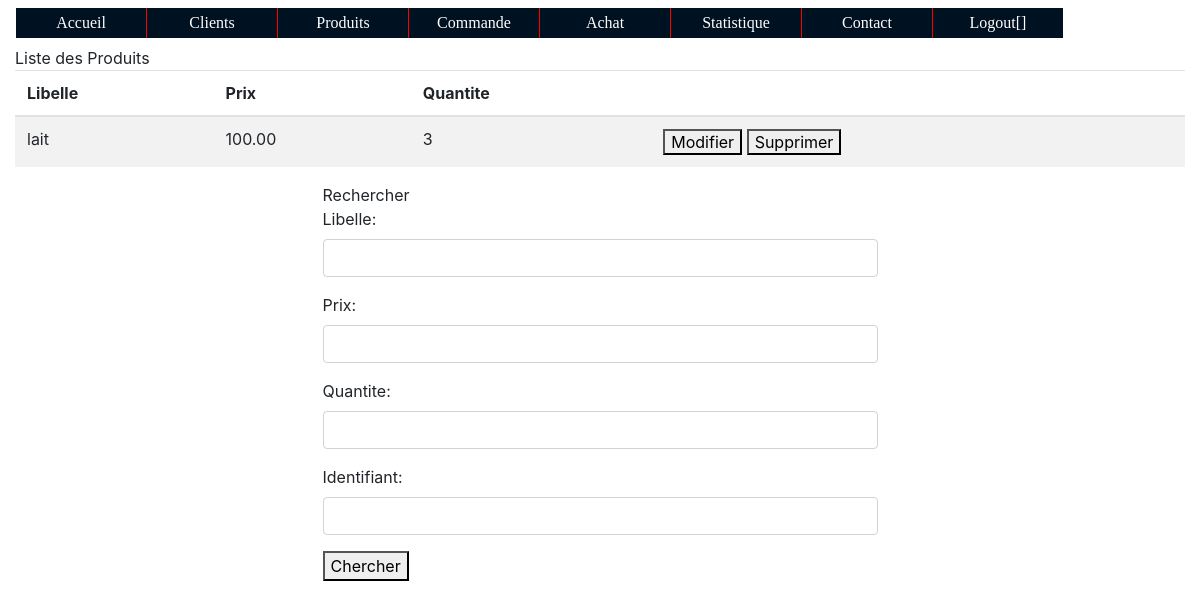
The page /produit.php?idproduit=13 (signed in) on the database its author committed.
### tables this page shows
CREATE TABLE `produit` (
  `IDPRODUIT` int(11) NOT NULL,
  `LIBELLE` char(25) NOT NULL,
  `PRIX` decimal(8,2) NOT NULL,
  `QUANTITE` int(11) NOT NULL
);

### Database.php (called while the page is built, shortened)
<?php
class Database {
	private static $PDO;
	 private static $server='localhost';
     public static $loginBdd ='root' ;
     private static $passwordPasseBdd='Msd02011995';
     private static $dataBase='gesvente';
	 private static $driver = "mysql";
     private static $char_set = "utf8";
	public function __construct() {
		self::connect();
	}
	public function connect() {
		$driver = strtoupper(self::$driver);
		switch ($driver) {
			case 'MYSQL':
				try {
					self::$PDO = new PDO('mysql:host=' . self::$server . ';dbname=' . self::$dataBase, self::$loginBdd, self::$passwordPasseBdd);
					self::$PDO->query('SET NAMES ' . self::$char_set);
					} catch (PDOException $exception) {
						die($exception->getMessage());
					}
				return self::$PDO;
			break;
		}
	}
     public function query($statement) {
		return self::$PDO->query($statement);
	}
}

### classeProduit.php (called while the page is built, shortened)
<?php
 require_once("Database.php");
class Produit {
   private static $base ;
	public function __construct($idproduit,$libelle,$prix,$quantite) {
		$this->libelle=$libelle;
		$this->prix=$prix;
		$this->quantite=$quantite;
	}
	static function findBykey($key){
		self::$base=new Database();
	  $tab=self::populate(self::$base->query("select * from `produit` WHERE `idproduit`=".$key));
	  return $tab[0];
	}
	static function populate($resutset){
	    $produits=array();
		$i=0;
	  foreach ($resutset as $row) {
				$produits[$i]=new Produit($row['IDPRODUIT'],$row['LIBELLE'],$row['PRIX'],$row['QUANTITE']);
			$i++;
        }
		self::$base =null;
		return $produits;
	}
}
?>

### produit.php (the view, shortened to what this page needs)
<?php
if(isset($_SESSION['login']) AND isset($_SESSION['prenom'])){
	include_once 'classeProduit.php';
	?>
		<html>
		<head>
			<head>
<link rel="stylesheet" type="text/css" href="css/bootstrap.min.css"/>
<link rel="stylesheet" type="text/css" href="mystyle.css"/>
		</head>
		<body>
		<?php
  require_once("entete.php");?>
  <div class="col-md-12 col-xs-12 spacer mytable">
  <div class="panel panel-info spacer">
  <div class="panel-heading">Liste des Produits</div>
  <div class="panel-body">
    <table class="table table-striped">
  <thead>
  <tr>
  <th>Libelle</th><th>  Prix</th><th>Quantite</th><th></th>
  </tr>
  </thead>
					<?php
						if(isset($_GET['idproduit'])){
							$idproduit = $_GET['idproduit'];
							$produit = Produit::findBykey($idproduit);
							if($produit->libelle!=null or $produit->prix!=null){
								echo "<tr><td>".$produit->libelle."</td><td>".$produit->prix."</td><td>".
								$produit->quantite.
								"</td><td colspan='2'><a href='modificationProduit.php?idproduit=$idproduit'><button>Modifier</button></a>
								<a href='traitementSuppressionProduit.php?idproduit=$idproduit'><button>Supprimer</button></a></td></tr>";
							}
						}
					?>
			</table>
			</div>
			<div id="d2">
				<div class="container spacer col-md-6 col-xs-12 col-md-offset-3">
	<div class="panel panel-default">
	<div class="panel-heading">Rechercher</div>
	<div class="panel-body"
				<form method="post" action="traitementRechercheProduit.php">
				<div class="form-group">
				<label class="control-label">Libelle:</label>
				<input name="libelle" type="text"  class="form-control"/>
			</div>
			<div class="form-group">
				<label class="control-label">Prix:</label>
				<input name="prix" type="text"  class="form-control"/>
			</div>
			<div class="form-group">
				<label class="control-label">Quantite:</label>
				<input name="quantite" type="text"  class="form-control"/>
			</div>
			<div class="form-group">
				<label class="control-label">Identifiant:</label>
				<input name="idproduit" type="text"  class="form-control"/>
			</div>
			<div>
				<button type="submit">
					Chercher</button> </div>
			</div>
		</body>
	</html>
		<?php
}else{
	header("Location:ConnexionInscription.php?");
}
?>

### mystyle.css (style rules this page uses)
.spacer { margin-top: 40px; }

### rows shown on the page
produit: LIBELLE "lait", PRIX "100.00", QUANTITE "3"
